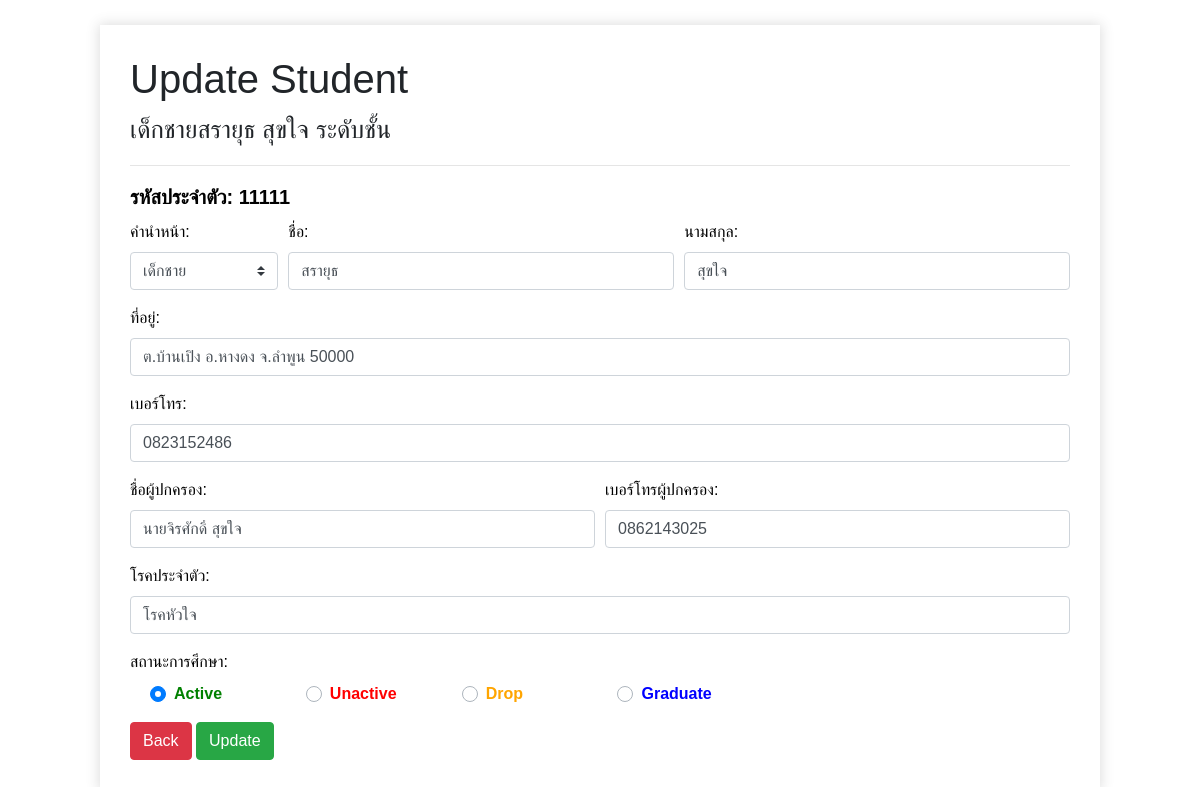
Screenshot of /student_update.php?studentID=11111 with the database file from the repository.
### tables this page shows
CREATE TABLE `student` (
  `studentID` char(5) NOT NULL,
  `ntitle` text NOT NULL,
  `stdfname` text NOT NULL,
  `stdlname` text NOT NULL,
  `address` text NOT NULL,
  `birthday` date NOT NULL,
  `phone` text NOT NULL,
  `pname` text NOT NULL,
  `pphone` text NOT NULL,
  `disease` text,
  `start_year` text NOT NULL,
  `status` text NOT NULL
);

### student_update.php (the view, shortened to what this page needs)
<!DOCTYPE html>
<html lang="th">
<head>
  <link rel="stylesheet" href="https://stackpath.bootstrapcdn.com/bootstrap/4.3.1/css/bootstrap.min.css">
  </head>
  <body>
    <div id="page-container" style="margin-top: 15px;">
      <h1>Update Student</h1>
      <p style="font-size: 25px;"><?php $serverName = "localhost";
        $userName = "root";
        $userPassword = "";
        $dbName = "school";
        $objCon = new mysqli($serverName,$userName,$userPassword,$dbName);
        $sql_student = "SELECT * FROM student s WHERE s.studentID=".$_GET["studentID"]."";
        $qry_student = mysqli_query($objCon, $sql_student);
        while ($rows = mysqli_fetch_array($qry_student)) {
          $nt = $rows['ntitle'];
          $fn = $rows['stdfname'];
          $ln = $rows['stdlname'];
          echo ''.$nt.''.$fn.' '.$ln.' ระดับชั้น';
        }
          ?>
        ;?></p>
      <hr>
      <?php $serverName = "localhost";
        $userName = "root";
        $userPassword = "";
        $dbName = "school";
        $objCon = new mysqli($serverName,$userName,$userPassword,$dbName);
        $sql_student = "SELECT * FROM student s WHERE s.studentID=".$_GET["studentID"]."";
        $qry = mysqli_query($objCon, $sql_student);
        $nrows = mysqli_num_rows($qry);
        if ($nrows > 0) {
          ?>
          <?php
          while ($rows = mysqli_fetch_array($qry)) {
            $id = $rows['studentID'];
            $nt = $rows['ntitle'];
            $fn = $rows['stdfname'];
            $ln = $rows['stdlname'];
            $address = $rows['address'];
            $phone = $rows['phone'];
            $pname = $rows['pname'];
            $pphone = $rows['pphone'];
            $disease = $rows['disease'];
            echo '<form name="myForm" action="project/update_student.php" method="post" enctype="multipart/form-data" onsubmit="return validateForm()">
              <label for="stdid" style="color: black; font-size: 20px;"><b>รหัสประจำตัว: '.$id.'</b></label>
              <input type="hidden" name="studentID" id="studentID" value="'.$id.'" />
              <div class="form-row">
                <div class="col-2">
                  <div class="form-group">
                    <label for="ntitle" style="color: black">คำนำหน้า:</label>
                    <select class="custom-select" id="inputGroupSelect01" onchange="update_student()">';
                      if ($nt == 'เด็กชาย')
                        echo '<option value="เด็กชาย" selected>เด็กชาย</option>';
                      else
                        echo '<option value="เด็กชาย">เด็กชาย</option>';
                    echo '</select>
                    <input type="hidden" name="ntitle" id="ntitle" value="'.$nt.'" />
                  </div>
                </div>
                <div class="col">
                  <div class="form-group">
                    <label for="firstname" style="color: black">ชื่อ:</label>
                    <input type="text" class="form-control" id="firstname" placeholder="First Name" value="'.$fn.'" name="firstname">
                  </div>
                </div>
                <div class="col">
                  <div class="form-group">
                    <label for="lastname" style="color: black">นามสกุล:</label>
                    <input type="text" class="form-control" id="lastname" placeholder="Last Name" value="'.$ln.'" name="lastname">
                  </div>
                </div>
              </div>
              <div class="form-group">
                <label for="address" style="color: black">ที่อยู่:</label>
                <input type="text" class="form-control" id="address" placeholder="Address" value="'.$address.'" name="address">
              </div>
              <div class="form-row">
                <div class="col">
                  <div class="form-group">
                    <label for="phone" style="color: black">เบอร์โทร:</label>
                    <input type="text" class="form-control" id="phone" placeholder="Phone" value="'.$phone.'" name="phone">
                  </div>
                </div>
              </div>
              <div class="form-row">
                <div class="col">
                  <div class="form-group">
                    <label for="pname" style="color: black">ชื่อผู้ปกครอง:</label>
                    <input type="text" class="form-control" id="pname" placeholder="ชื่อผู้ปกครอง" value="'.$pname.'" name="pname">
                  </div>
                </div>
                <div class="col">
                  <div class="form-group">
                    <label for="pphone" style="color: black">เบอร์โทรผู้ปกครอง:</label>
                    <input type="text" class="form-control" id="pphone" placeholder="เบอร์โทรผู้ปกครอง" value="'.$pphone.'" name="pphone">
                  </div>
                </div>
              </div>
              <div class="form-group">
                <label for="disease" style="color: black">โรคประจำตัว:</label>
                <input type="text" class="form-control" id="disease" placeholder="Disease" value="'.$disease.'" name="disease">
              </div>
              <div class="form-group">
              <label for="status" style="color: black">สถานะการศึกษา:</label>
                <div class="row" style="margin-left: 20px;">
                  <div class="col-2 custom-control custom-radio">';
                    echo '
                    <label class="custom-control-label" for="Group1" style="color: green;"><b>Active</b></label>
                  </div>
                  <div class="col-2 custom-control custom-radio">';
                    echo '
                    <label class="custom-control-label" for="Group2" style="color: red;"><b>Unactive</b></label>
                  </div>
                  <div class="col-2 custom-control custom-radio">';
                    echo '
                    <label class="custom-control-label" for="Group3" style="color: orange;"><b>Drop</b></label>
                  </div>
                  <div class="col-2 custom-control custom-radio">';
                    echo '
                    <label class="custom-control-label" for="Group4" style="color: blue;"><b>Graduate</b></label>
                  </div>
                </div>
              </div>
              <a href="project/student.php" class="btn btn-danger" role="button">Back</a>
              <button type="submit" class="btn btn-success">Update</button>
            </form>';
          }
        } else {
          echo '<h1 style="color: red;">Student Not found in database</h1>
          <a href="project/student.php" class="btn btn-danger" role="button">Back</a>';
        }?>
    </div>
  </body>
</html>

### student_update.php (style rules this page uses)
body, html { font-family: Arial, Helvetica, sans-serif; margin: 0; height: 100%; display: flex; align-items: center; justify-content: center; }
#page-container { min-width: 1000px; padding: 30px; min-height: 0; -webkit-box-shadow: 0px 0px 12px 1px rgba(87, 87, 87, 0.2); box-shadow: 0px 0px 12px 1px rgba(87, 87, 87, 0.2); }

### rows the page displays
student: ntitle "เด็กชาย", stdfname "สรายุธ", stdlname "สุขใจ", studentID "11111", firstname "สรายุธ", lastname "สุขใจ", address "ต.บ้านเปิง อ.หางดง จ.ลำพูน 50000", phone "0823152486", pname "นายจิรศักดิ์ สุขใจ", pphone "0862143025", disease "โรคหัวใจ"
